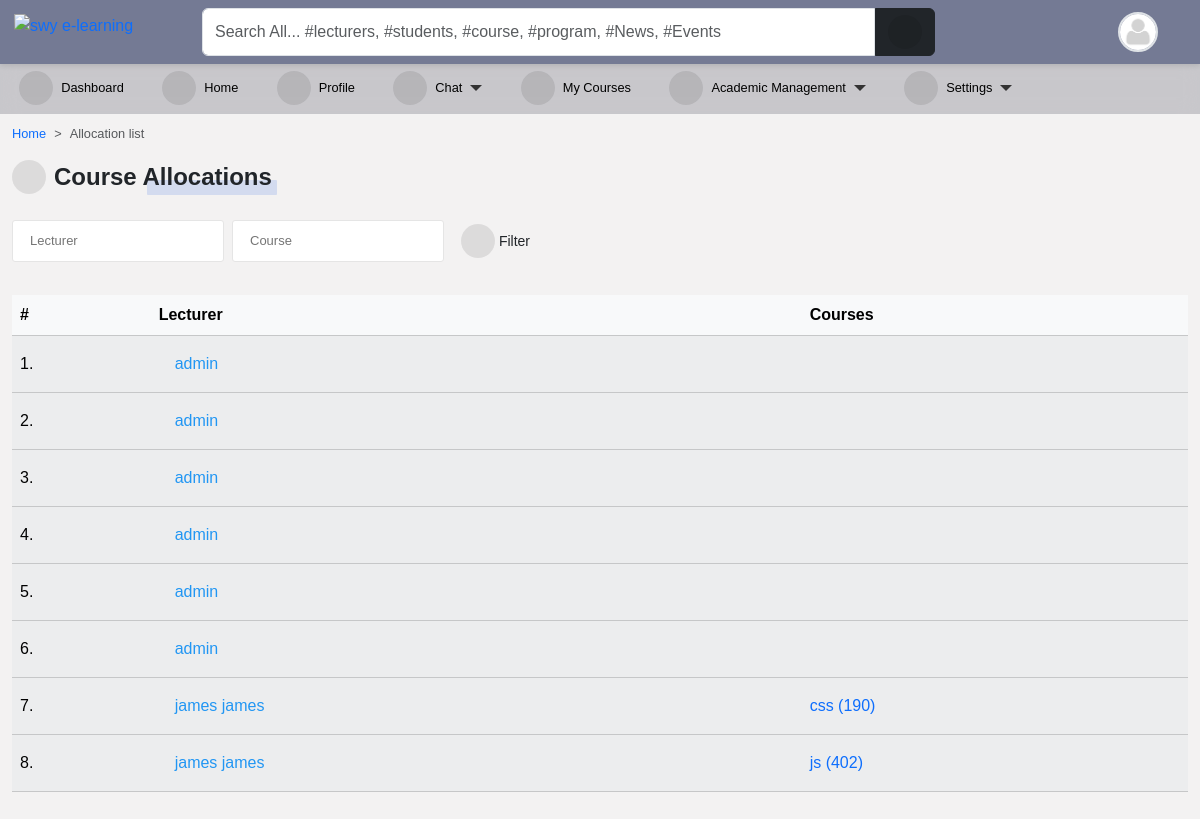
The app's page /programs/course/allocated/ (signed in) with its own data.
### accounts/models.py (models this page shows, shortened)
class User(AbstractUser):
    is_student = models.BooleanField(default=False)
    is_lecturer = models.BooleanField(default=False)
    gender = models.CharField(max_length=1, choices=GENDERS, blank=True, null=True)
    phone = models.CharField(max_length=60, blank=True, null=True)
    address = models.CharField(max_length=60, blank=True, null=True)
    picture = models.ImageField(
        upload_to="profile_pictures/%y/%m/%d/", default="default.png", null=True
    )
    email = models.EmailField(blank=True, null=True)
    username_validator = ASCIIUsernameValidator()
    objects = CustomUserManager()
    class Meta:
        ordering = ("-date_joined",)
    @property
    def get_full_name(self):
        full_name = self.username
        if self.first_name and self.last_name:
            full_name = self.first_name + " " + self.last_name
        return full_name
    @property
    def get_user_role(self):
        if self.is_superuser:
            role = "Admin"
        elif self.is_student:
            role = "Student"
        elif self.is_lecturer:
            role = "Lecturer"
        return role
    def get_absolute_url(self):
        return reverse("profile_single", kwargs={"id": self.id})

### course/models.py (models this page shows, shortened)
class CourseAllocation(models.Model):
    lecturer = models.ForeignKey(
        settings.AUTH_USER_MODEL,
        on_delete=models.CASCADE,
        related_name="allocated_lecturer",
    )
    courses = models.ManyToManyField(Course, related_name="allocated_course")
    session = models.ForeignKey(
        "core.Session", on_delete=models.CASCADE, blank=True, null=True
    )

class Course(models.Model):
    slug = models.SlugField(blank=True, unique=True)
    title = models.CharField(max_length=200, null=True)
    code = models.CharField(max_length=200, unique=True, null=True)
    credit = models.IntegerField(null=True, default=0)
    summary = models.TextField(max_length=200, blank=True, null=True)
    program = models.ForeignKey(Program, on_delete=models.CASCADE)
    level = models.CharField(max_length=25, choices=LEVEL, null=True)
    year = models.IntegerField(choices=YEARS, default=0)
    semester = models.CharField(choices=SEMESTER, max_length=200)
    is_elective = models.BooleanField(default=False, blank=True, null=True)
    objects = CourseManager()
    def __str__(self):
        return "{0} ({1})".format(self.title, self.code)
    def get_absolute_url(self):
        return reverse("course_detail", kwargs={"slug": self.slug})

### course/views.py (the view)
@method_decorator([login_required], name="dispatch")
class CourseAllocationFilterView(FilterView):
    filterset_class = CourseAllocationFilter
    template_name = "course/course_allocation_view.html"
    def get_context_data(self, **kwargs):
        context = super().get_context_data(**kwargs)
        context["title"] = "Course Allocations"
        return context

### templates/course/course_allocation_view.html (shortened to what this page needs)
{% extends 'base.html' %}
{% block content %}
<nav style="--bs-breadcrumb-divider: '>';" aria-label="breadcrumb">
    <ol class="breadcrumb">
        <li class="breadcrumb-item"><a href="/">Home</a></li>
        <li class="breadcrumb-item active" aria-current="page">Allocation list</li>
    </ol>
</nav>
<div class="title-1"><i class="fas fa-tasks"></i>Course Allocations</div>
<br>
<br>
{% include 'snippets/filter_form.html' %}
<div class="table-responsive table-shadow p-0 mt-4">
    <table class="table table-light table-striped">
        <thead>
            <tr>
                <th>#</th>
                <th>Lecturer</th>
                <th>Courses</th>
            </tr>
        </thead>
        {% for course in filter.qs %}
        <tbody>
            <tr>
                <td> {{ forloop.counter }}.</td>
                <td><a href="{{ course.lecturer.get_absolute_url }}">{{ course.lecturer.get_full_name }}</a></td>
                <td><div class="flex">{% for i in course.courses.all %}
                        <div class="flex"><a class="edit-btn" href="{{ i.get_absolute_url }}">{{ i }}</a></div>
                    {% endfor %}</div>
                </td>
            </tr>
        {% endfor %}
    </table>
</div>
{% endblock content %}

### templates/navbar.html (shortened to what this page needs)
{% load static %}
<div id="top-navbar" class="py-2 top-navbar">
	<div class="container">
		<a href="/" class="head-logo">
			<img src="{% static 'img/swy e-learning.jpg' %}" width="40px" alt="swy e-learning">
		</a>
		<div class="nav-wrapper">
			<form class="form-header" action="{% url 'query' %}" method="GET">
				<input id="primary-search" class="form-control rounded-end-0" type="text" name="q" value="{{ request.GET.q }}"
					placeholder="Search All... #lecturers, #students, #course, #program, #News, #Events" required />
				<button class="btn btn-dark rounded-start-0" type="submit">
					<i class="fas fa-search"></i>
				</button>
			</form>
			<div class="dropdown index">
				<div class="avatar border border-2" type="button" data-bs-toggle="dropdown" aria-expanded="false">
					<img src="{{ request.user.picture.url }}">
				</div>
			</div>
		</div>
	</div>
</div>

### static/scss/style1.css (style rules this page uses)
*, body { font-family: "Rubik", sans-serif; }
body { background-color: #f3f2f2; }
.table td, .table th { vertical-align: middle; }
.table tbody > tr > td > a { display: flex; color: #2196f3; padding: 0.5rem 1rem; transition: 0.2s; }
#top-navbar { position: fixed; top: 0; right: 0; -webkit-margin-start: -10px; z-index: 90; padding: 0; background: #747a94; box-shadow: 0px 2px 5px 0px rgba(0, 0, 0, 0.1); transition: 0.3s; margin: 0; }
#top-navbar .container { display: flex; background-color: transparent; position: relative; }
#top-navbar .nav-wrapper { display: flex; flex-wrap: wrap; justify-content: space-between; align-items: center; width: 100%; margin-left: 10rem; background-color: transparent; }
#top-navbar .nav-wrapper .form-header { display: flex; flex: 0.8; }
#top-navbar .nav-wrapper .form-header button { flex: 0.1; }
#top-navbar { left: 0; }
.au-input { display: flex; width: auto; line-height: 40px; border: 1px solid #e5e5e5; font-family: inherit; font-size: 13px; color: #666; padding: 0 17px; border-radius: 3px; transition: all 0.2s ease; }
.avatar { width: 40px; height: 40px; border-radius: 50%; overflow: hidden; }
.avatar img { width: 100%; height: 100%; -o-object-fit: cover; object-fit: cover; }
a { color: var(--bs-primary); text-decoration: none; }
.title-1 { position: relative; display: inline-flex; align-items: center; font-family: inherit; text-transform: capitalize; font-weight: 700; font-size: 24px; border-radius: 0.2em; }
.title-1::before { content: ""; position: absolute; bottom: 0; right: -5px; width: 50%; height: 15px; z-index: -1; border-radius: 1px; background-color: rgba(83, 126, 226, 0.2); animation: lineAnim 1s ease-in forwards; }
.title-1 i { margin-right: 8px; }
.fas, .fa { font-size: 16px; display: inline-flex; align-items: center; justify-content: center; width: 34px; height: 34px; background-color: rgba(0, 0, 0, 0.093); border-radius: 50%; }

### templates/aside.html (style rules this page uses)
li { font-size: .8rem; }

### templates/navbar.html (style rules this page uses)
.head-logo { position: absolute; left: -1rem; top: 0.3rem; }

### records on screen
User: user.picture (placeholder picture)
CourseAllocation: lecturer.get_full_name "admin"
CourseAllocation: lecturer.get_full_name "admin"
CourseAllocation: lecturer.get_full_name "admin"
CourseAllocation: lecturer.get_full_name "admin"
CourseAllocation: lecturer.get_full_name "admin"
CourseAllocation: lecturer.get_full_name "admin"
CourseAllocation: lecturer.get_full_name "james james"
Course: title+code "css (190)"
CourseAllocation: lecturer.get_full_name "james james"
Course: title+code "js (402)"
